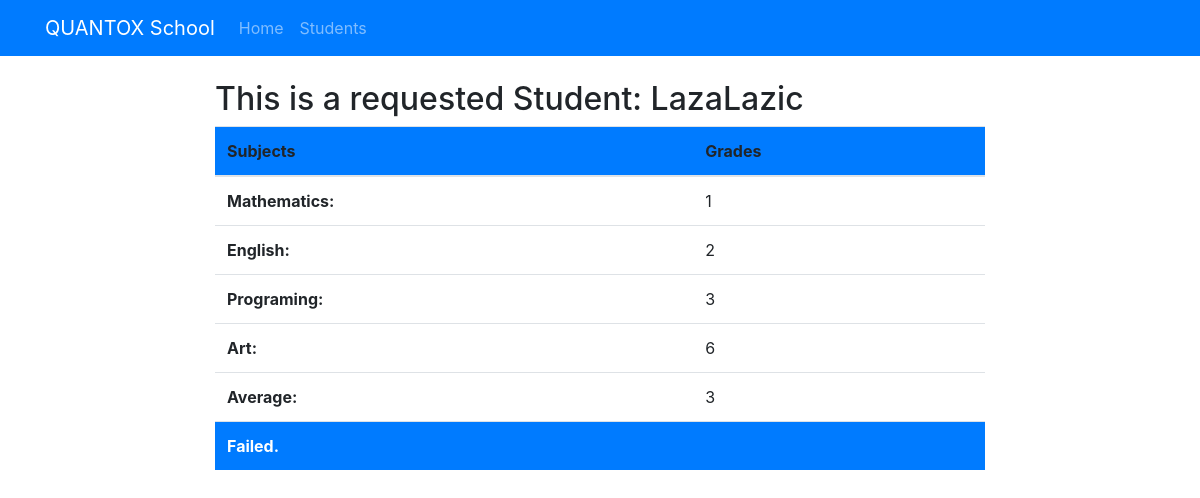
Screenshot of /?controller=students&action=show&student_id=3 with the database file from the repository.
### tables this page shows
CREATE TABLE grades (
    student_id int NOT NULL,
    school_board varchar(10),
    mathematics int,
    english int,
    programing int,
    art int,
    FOREIGN KEY (student_id) REFERENCES students(student_id)
);

create table students (student_id int primary key auto_increment, student_name varchar(50), student_lastname varchar(50));

### controllers/students_controller.php (called while the page is built, shortened)
<?php
	class StudentsController {
		public function show() {
			$student = self::getStudent();
			$average = self::averageGrades($student->mathematics,$student->english,$student->programing,$student->art);
			switch ($student->school_board) {
				case 'CSM':
					$pass = self::csm($average);
					break;
			}
			require_once('views/students/show.php');
		}
		public static function getStudent() {
				return $student = Student::find($_GET['student_id']);
		}
		public static function averageGrades($mathematics,$english,$programing,$art) {
			$sum = $mathematics + $english + $programing + $art;
			$count = 4;
			$average = $sum/$count;
			return $average;
		}
		public static function csm($average) {
			if ($average >= 7) {
				$pass = 'Pass.';
				return $pass;
			} else {
				$pass = 'Failed.';
				return $pass;
			}
		}
	}

### views/layout.php (called while the page is built)
<?php require_once('inc/header.php'); ?>
<?php require_once('inc/navbar.php'); ?>
<?php require_once('routes.php'); ?>
<?php require_once('inc/footer.php'); ?>

### index.php (called while the page is built, shortened)
<?php
	require_once('views/layout.php');

### models/student.php (called while the page is built, shortened)
<?php
	class Student {
		public function __construct( $student_id, $student_name, $student_lastname, $school_board, $mathematics, $english, $programing, $art) {
			$this->student_name     = $student_name;
			$this->student_lastname = $student_lastname;
			$this->mathematics      = $mathematics;
			$this->english          = $english;
			$this->programing       = $programing;
			$this->art              = $art;
		}
		public static function find($student_id) {
			$db = Db::getInstance();
			$id = intval($student_id);
			$req = $db->prepare('SELECT b.student_id,
									   b.student_name,
								       b.student_lastname,
								       a.school_board,
								       a.mathematics,
								       a.english,
								       a.programing,
								       a.art
								FROM grades a
								JOIN students b
								ON a.student_id = b.student_id
								WHERE b.student_id = :id');
			$req->execute(array('id' => $id));
			$student = $req -> fetch();
			return new Student(
								$student['student_id'],
								$student['student_name'],
								$student['student_lastname'],
								$student['school_board'],
								$student['mathematics'],
								$student['english'],
								$student['programing'],
								$student['art']
							  );
		}
	}

### views/students/show.php (the view)
<div class="container-fluid">
	<div class="row mt-4">
		<div class="col-lg-8 col-md-6 col-xs-12 mx-auto">
			<h2>This is a requested Student: <?php echo $student->student_name . $student->student_lastname; ?></h2>
			<table class="table">
			  <thead class="bg-primary">
			    <tr>
			      <th scope="col">Subjects</th>
			      <th scope="col">Grades</th>
			    </tr>
			  </thead>
			  <tbody>
			    <tr>
			      <th scope="row">Mathematics:</th>
			      <td><?php echo $student->mathematics; ?></td>
			    </tr>
			    <tr>
			      <th scope="row">English:</th>
			      <td><?php echo $student->english; ?></td>
			    </tr>
			    <tr>
			      <th scope="row">Programing:</th>
			      <td><?php echo $student->programing; ?></td>
			    </tr>
			    <tr>
			      <th scope="row">Art:</th>
			      <td><?php echo $student->art; ?></td>
			    </tr>
			    <tr>
			      <th scope="row">Average:</th>
			      <td><?php echo $average; ?></td>
			    </tr>
			    <tr class="bg-primary text-white">
			      <th scope="row " colspan="2"><?php echo $pass; ?></th>
			    </tr>
			  </tbody>
			</table>
		</div>
	</div>
</div>

### rows the page displays
grades: student_id.student_name "Laza", student_id.student_lastname "Lazic", mathematics "1", english "2", programing "3", art "6", pass "Failed."

### other values shown
$average "3"
